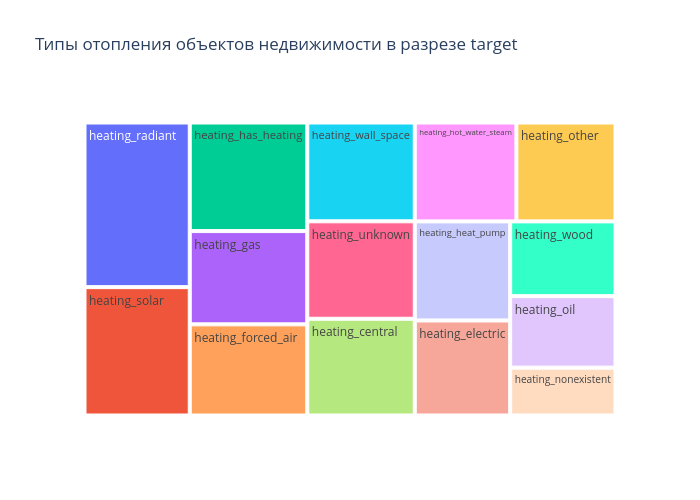

The cell this chart's notebook holds for it:
### Markdown cell above
#### **Типы отопления объектов недвижимости в разрезе `target`**

### Code cell
# агрегируем типы недвижимости по медианне target
df_median = agg_func(house_df, 'target', 'heating', count_types=False)
ranked_analysis_plot(df_median, 'Type', 'target', 'Типы отопления объектов недвижимости в разрезе target')

### Figure 1 — Plotly figure (JSON) as saved in the notebook; plotly's stock layout.template omitted (floating-point values rounded to 4 significant figures)
{"data": [{"branchvalues": "total", "domain": {"x": [0, 1], "y": [0, 1]}, "hovertemplate": "labels=%{label}<br>target=%{value}<br>parent=%{parent}<br>id=%{id}<extra></extra>", "ids": ["heating_central", "heating_electric", "heating_forced_air", "heating_gas", "heating_has_heating", "heating_heat_pump", "heating_hot_water_steam", "heating_nonexistent", "heating_oil", "heating_other", "heating_radiant", "heating_solar", "heating_unknown", "heating_wall_space", "heating_wood"], "labels": ["heating_central", "heating_electric", "heating_forced_air", "heating_gas", "heating_has_heating", "heating_heat_pump", "heating_hot_water_steam", "heating_nonexistent", "heating_oil", "heating_other", "heating_radiant", "heating_solar", "heating_unknown", "heating_wall_space", "heating_wood"], "name": "", "parents": ["", "", "", "", "", "", "", "", "", "", "", "", "", "", ""], "type": "treemap", "values": [329900, 287800, 339990, 347999, 405000, 299995, 319000, 160000, 239000, 311000, 550000, 428876, 332500.0, 337000, 249900]}], "layout": {"height": 500, "legend": {"tracegroupgap": 0}, "title": {"text": "Типы отопления объектов недвижимости в разрезе target"}, "width": 700}}
